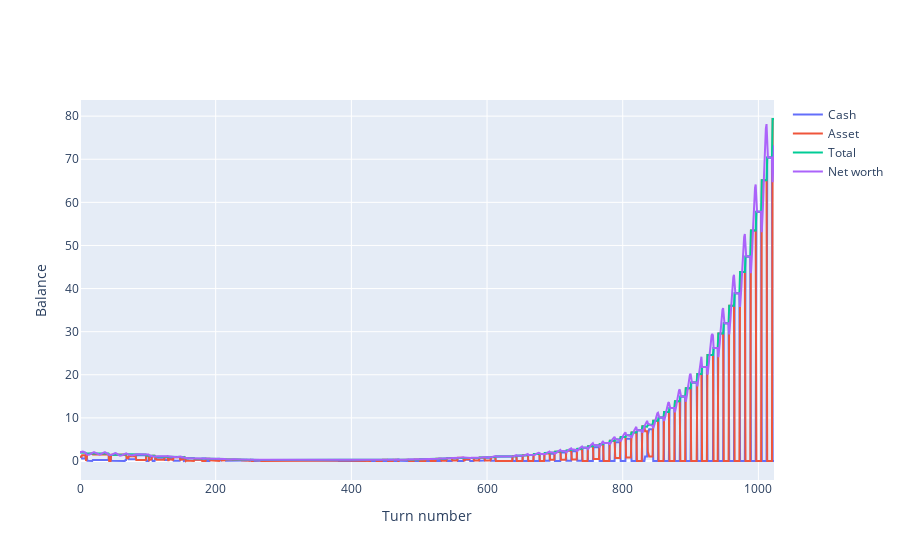

Source (notebook cell):
### Code cell
experiment.balance_plot(trader)

### Figure 1 — Plotly figure (JSON) as saved in the notebook; plotly's stock layout.template omitted (floating-point values rounded to 4 significant figures; data arrays with more than 128 entries replaced by an {"elided": "..."} marker saying what was removed)
{"data": [{"name": "Cash", "type": "scatter", "y": {"elided": "1024 float values"}}, {"name": "Asset", "type": "scatter", "y": {"elided": "1024 float values"}}, {"name": "Total", "type": "scatter", "y": {"elided": "1024 float values"}}, {"name": "Net worth", "type": "scatter", "y": {"elided": "1024 float values"}}], "layout": {"xaxis": {"title": {"text": "Turn number"}}, "yaxis": {"title": {"text": "Balance"}}}}
